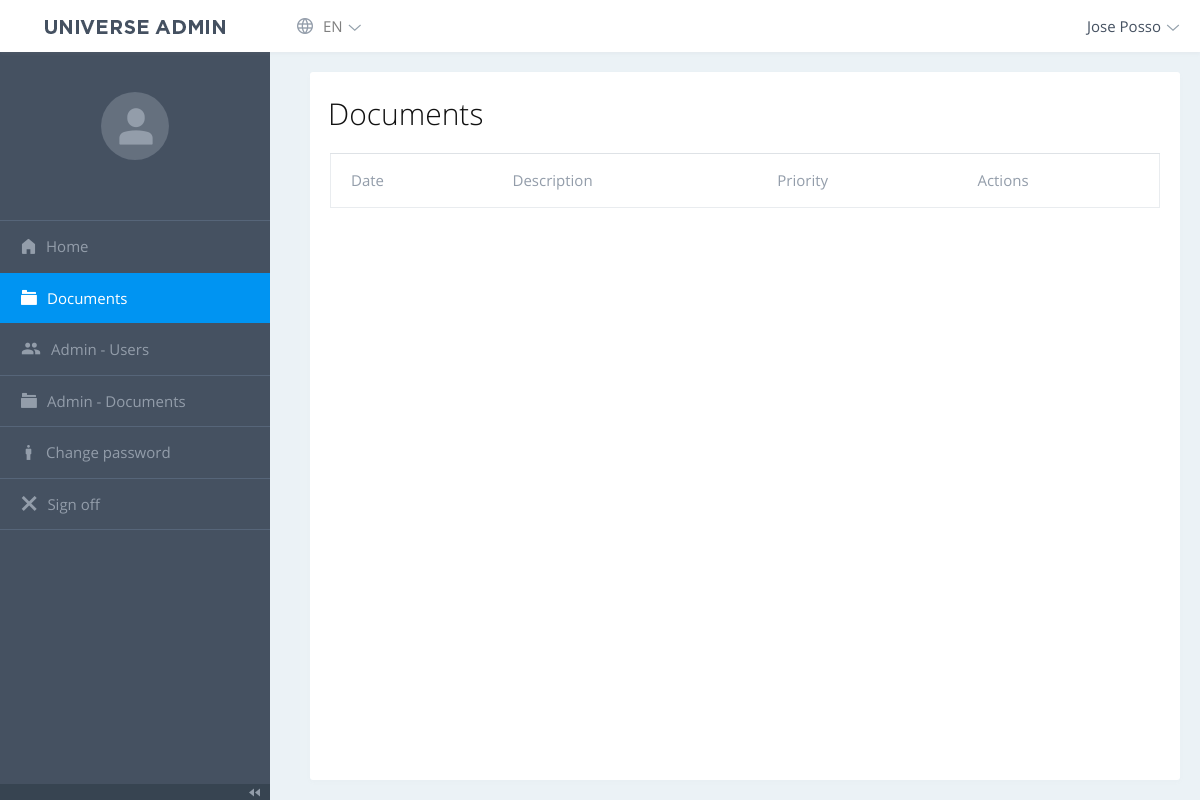
/php/dashboard/home_storage.php (signed in), run on an earlier commit of the app's database.
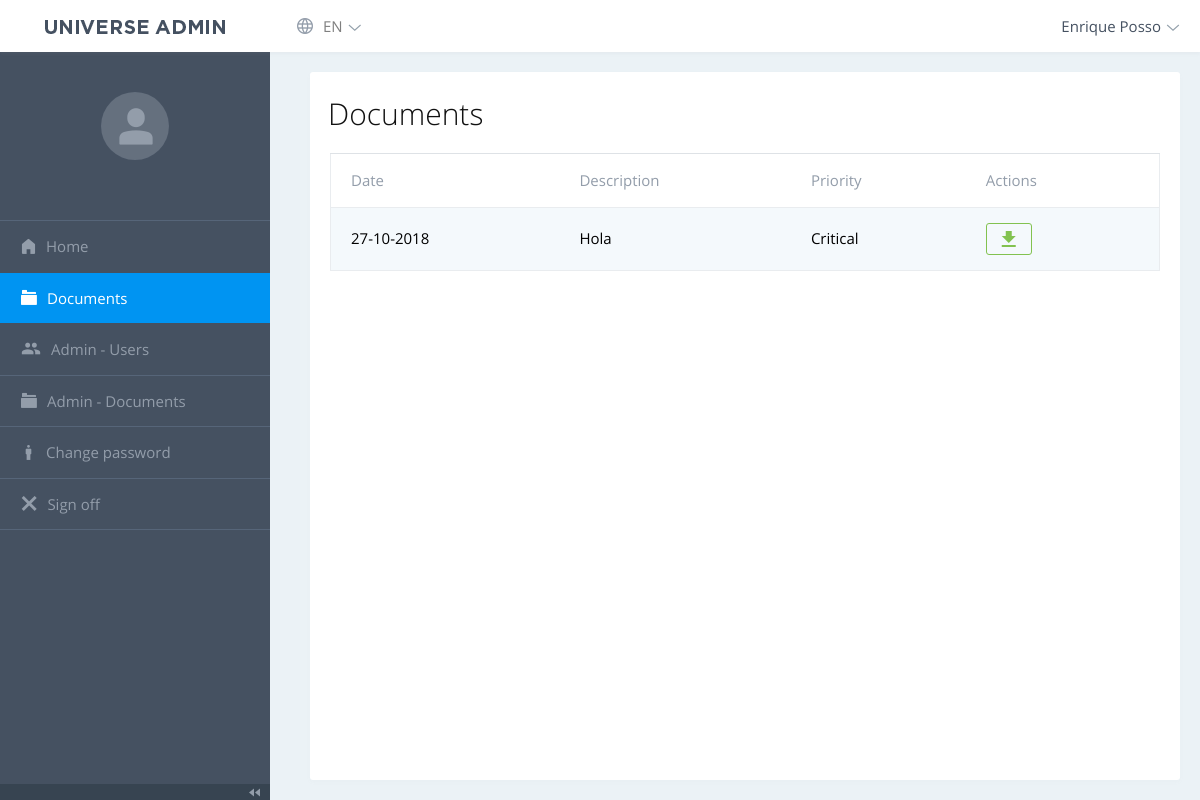
And on a later commit of the database.
### tables this page shows
CREATE TABLE IF NOT EXISTS `storage` (
  `id` int(11) NOT NULL AUTO_INCREMENT,
  `users_nick` text NOT NULL,
  `description` varchar(50) NOT NULL,
  `file` text NOT NULL,
  `date` datetime NOT NULL DEFAULT CURRENT_TIMESTAMP,
  `priority` enum('Critical','High','Medium','Low') NOT NULL,
  `file_check` enum('Y','N') NOT NULL,
  `type` enum('Private','Public') NOT NULL,
  PRIMARY KEY (`id`)
);

### php/dashboard/home_storage.php (the view, shortened to what this page needs)
<!DOCTYPE html>
<html lang="es">
<head>
<link rel="stylesheet" href="vendor/datatables/datatables.min.css">
    <link rel="stylesheet" href="fonts/open-sans/style.min.css">
<link rel="stylesheet" href="fonts/universe-admin/style.css">
<link rel="stylesheet" href="fonts/mdi/css/materialdesignicons.min.css">
<link rel="stylesheet" href="fonts/iconfont/style.css">
<link rel="stylesheet" href="vendor/flatpickr/flatpickr.min.css">
<link rel="stylesheet" href="vendor/simplebar/simplebar.css">
<link rel="stylesheet" href="vendor/tagify/tagify.css">
<link rel="stylesheet" href="vendor/tippyjs/tippy.css">
<link rel="stylesheet" href="vendor/select2/css/select2.min.css">
<link rel="stylesheet" href="vendor/bootstrap/css/bootstrap.min.css">
<link rel="stylesheet" href="css/style.min.css" id="stylesheet">
</head>
<body class="js-loading ">
  <div class="navbar navbar-light navbar-expand-lg">
    <?php include("navbar.php"); ?>
  </div>
  <div class="page-wrap">
    <div class="sidebar">
      <?php include("menu.php"); ?>
    </div>
    <div class="page-content">
      <div class="container-fluid container-fh">
        <div class="m-content">
          <div class="page-content__header">
            <div>
              <h2 class="page-content__header-heading"><?=DOCUMENTS?></h2>
            </div>
          </div>
          <div class="m-datatable">
            <table id="datatable" class="table table-striped">
              <thead>
              <tr>
                <th><?=Date?></th>
                <th><?=Description?></th>
                <th><?=Priority?></th>
                <th><?=Actions?></th>
              </tr>
              </thead>
              <tbody>
                <?php
                  require_once("config/connection.php");
                  $users_nick = $_SESSION['nick'];
                  $query = $mysql->prepare("SELECT * FROM storage WHERE file_check = 'Y' AND type = 'Public' OR users_nick LIKE :users_nick ORDER BY id DESC");
                  $query->execute([':users_nick' => "%$users_nick%"]);
                  $result = $query->fetchAll();
                  foreach ($result as $row):
                ?>
                <tr>
                  <td><?=date_format(date_create($row['date']), 'd-m-Y')?></td>
                  <td><a href="storage/<?=$row['file']?>"><?=$row['description']?></a></td>
                  <td><?=$row['priority']?></td>
                  <td><a class="btn btn-outline-success icon-center mr-3" href="storage/<?=$row['file']?>"><span class="btn-icon ua-icon-download"></span></td>
                </tr>
                <?php endforeach; ?>
              </tbody>
            </table>
          </div>
        </div>
      </div>
    </div>
  </div>
</body>
</html>

### php/dashboard/navbar.php (shortened to what this page needs)
<span class="navbar-brand">
  <a href="/"><img src="img/logo.png" alt="" class="navbar-brand__logo"></a>
</span>
<div class="collapse navbar-collapse" id="navbar-collapse">
  <div class="navbar__menu">
    <ul class="navbar-nav">
      <li class="nav-item dropdown navbar__menu-item">
        <a class="nav-link dropdown-toggle" href="#" data-toggle="dropdown" aria-expanded="false">
          <span class="iconfont-globe dropdown-item__icon"></span> <?=LANG?>
        </a>
      </li>
    </ul>
  </div>
  <div class="dropdown navbar-dropdown">
    <a class="dropdown-toggle navbar-dropdown-toggle navbar-dropdown-toggle__user" data-toggle="dropdown" href="#">
      <span class="navbar-dropdown__user-name"><?=$_SESSION['full_name']?></span>
    </a>
  </div>
</div>

What changed in the data, as far as the page shows it:
added storage: date "27-10-2018", description "Hola", priority "Critical"
Also different on the page:
$_SESSION['full_name']: "Jose Posso" → "Enrique Posso"
